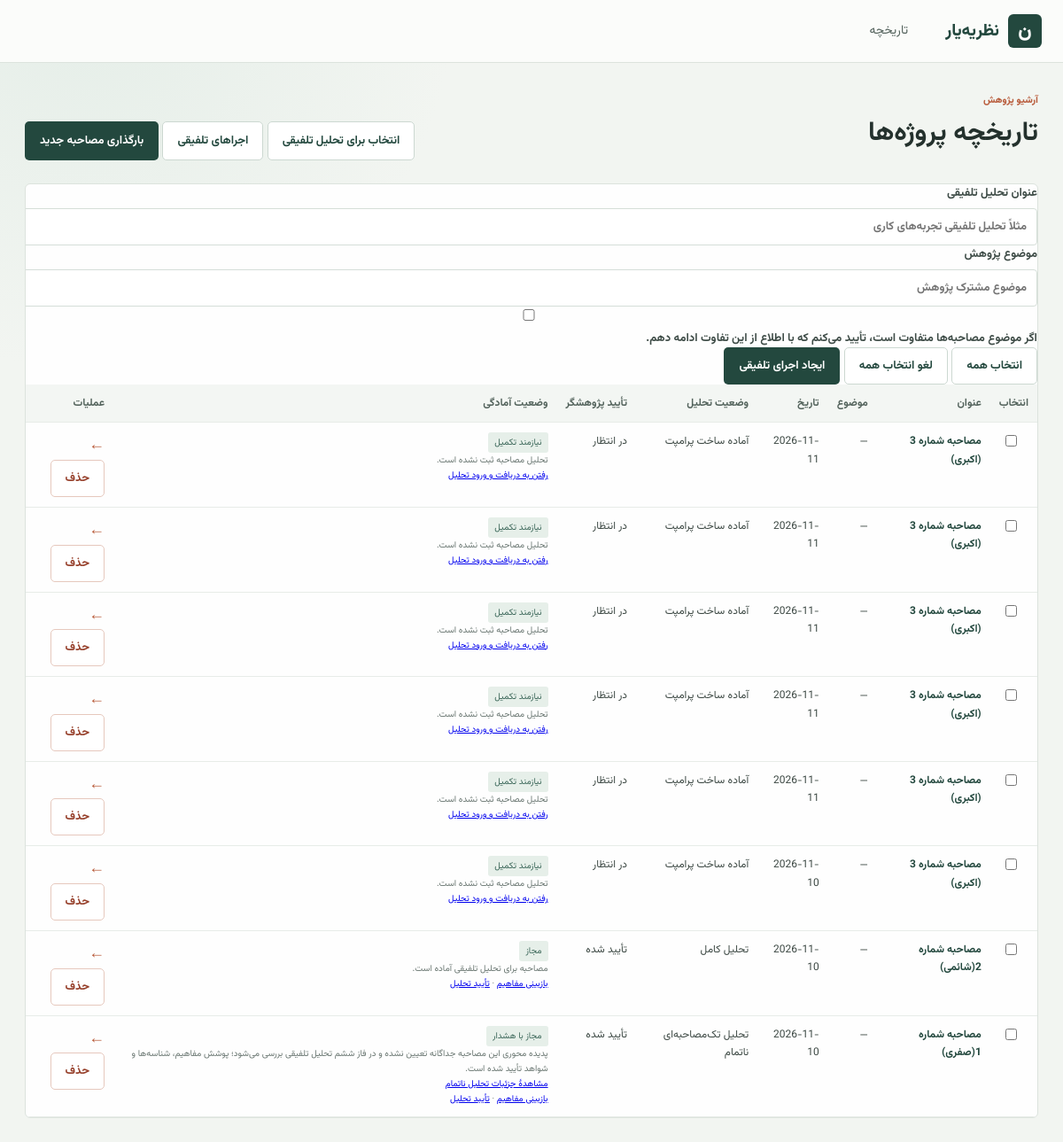
Page /projects on the earlier database version.
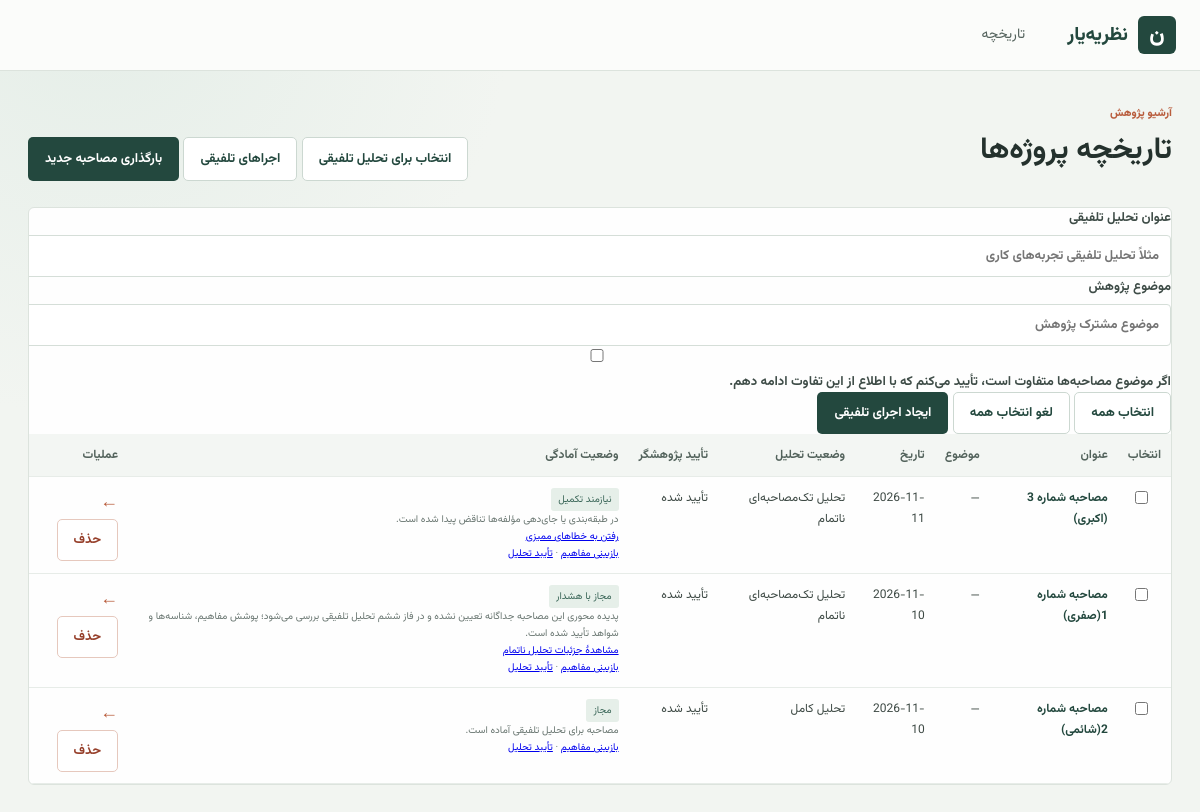
Same page on the later database version.
### tables this page shows
CREATE TABLE projects (
				project_id TEXT PRIMARY KEY,
				title TEXT NOT NULL,
				topic TEXT NOT NULL DEFAULT '',
				created_at TEXT NOT NULL,
				updated_at TEXT NOT NULL,
				source_filename TEXT NOT NULL DEFAULT '',
				paragraphs_json TEXT NOT NULL DEFAULT '[]',
				concepts_json TEXT NOT NULL DEFAULT '[]',
				analysis_json TEXT,
				raw_analysis_json TEXT,
				researcher_edits_json TEXT NOT NULL DEFAULT '{}',
				processing_issues_json TEXT NOT NULL DEFAULT '[]'
			, stage_outputs_json TEXT NOT NULL DEFAULT '{}', interview_id TEXT NOT NULL DEFAULT '');

### app/routers/projects.py (the view)
@router.get("")
def projects_page(request: Request):
	projects = list_projects()
	eligibility = {project["project_id"]: summarize_project_eligibility(project) for project in projects}
	return templates.TemplateResponse(
		request=request,
		name="projects.html",
		context={"projects": projects, "eligibility": eligibility, "selection_mode": False},
	)

### app/templates/projects.html (shortened to what this page needs)
{% extends "base.html" %}
{% block content %}
<section class="page-heading">
	<div><p class="eyebrow">آرشیو پژوهش</p><h1>تاریخچه پروژه‌ها</h1></div>
	<div class="page-actions">
		<a class="button button-secondary" href="/synthesis/select">انتخاب برای تحلیل تلفیقی</a>
		<a class="button button-secondary" href="/synthesis/runs">اجراهای تلفیقی</a>
		<a class="button button-primary" href="/">بارگذاری مصاحبه جدید</a>
	</div>
</section>
{% if projects %}
<section class="panel table-panel">
	<form method="post" action="/synthesis/runs" class="selection-form">
		<div class="selection-toolbar">
			<div class="selection-fields">
				<label>عنوان تحلیل تلفیقی
					<input type="text" name="title" value="{{ selection_form.title if selection_form else '' }}" placeholder="مثلاً تحلیل تلفیقی تجربه‌های کاری" required>
				</label>
				<label>موضوع پژوهش
					<input type="text" name="study_topic" value="{{ selection_form.study_topic if selection_form else '' }}" placeholder="موضوع مشترک پژوهش" required>
				</label>
				<label class="checkbox-field">
					<input type="checkbox" name="confirm_shared_topic" value="on" {% if selection_form and selection_form.confirm_shared_topic %}checked{% endif %}>
					<span>اگر موضوع مصاحبه‌ها متفاوت است، تأیید می‌کنم که با اطلاع از این تفاوت ادامه دهم.</span>
				</label>
			</div>
			<div class="selection-actions">
				<button type="button" class="button button-secondary" data-select-all>انتخاب همه</button>
				<button type="button" class="button button-secondary" data-clear-all>لغو انتخاب همه</button>
				<button type="submit" class="button button-primary">ایجاد اجرای تلفیقی</button>
			</div>
		</div>
		<div class="table-scroll"><table><thead><tr><th>انتخاب</th><th>عنوان</th><th>موضوع</th><th>تاریخ</th><th>وضعیت تحلیل</th><th>تأیید پژوهشگر</th><th>وضعیت آمادگی</th><th>عملیات</th></tr></thead><tbody>
		{% for project in projects %}
		{% set project_eligibility = eligibility.get(project.project_id, {'eligible': false, 'reason': 'نامشخص'}) %}
		<tr>
			<td><input type="checkbox" name="selected_ids" value="{{ project.project_id }}" data-topic="{{ project.topic or '' }}" {% if selection_form and project.project_id in selection_form.selected_ids %}checked{% endif %}></td>
			<td><a class="table-link" href="/projects/{{ project.project_id }}">{{ project.title }}</a></td>
			<td>{{ project.topic or '—' }}</td>
			<td>{{ project.created_at[:10] }}</td>
			<td>{% if project.analysis %}{% if project.analysis.analysis_status == 'complete' %}تحلیل کامل{% else %}تحلیل تک‌مصاحبه‌ای ناتمام{% endif %}{% elif project.paragraphs %}آماده ساخت پرامپت{% else %}بدون مصاحبه{% endif %}</td>
			<td>{% if (project.researcher_edits or {}).get('interview_analysis', {}).get('confirmed') %}تأیید شده{% else %}در انتظار{% endif %}</td>
			<td><span class="status-pill {% if project_eligibility.eligible and project_eligibility.status == 'مجاز' %}success{% else %}warning{% endif %}">{% if project_eligibility.eligible %}{{ project_eligibility.status }}{% else %}نیازمند تکمیل{% endif %}</span><small class="table-sub">{{ project_eligibility.reason }}</small>{% if project_eligibility.review_url %}<small class="table-sub"><a href="{{ project_eligibility.review_url }}">{{ project_eligibility.review_label or 'رفتن به بخش نیازمند تکمیل' }}</a></small>{% endif %}{% if project.analysis and project.analysis.schema_version == '2.0' %}<small class="table-sub"><a href="/results/{{ project.project_id }}/concept-review">بازبینی مفاهیم</a> · <a href="/results/{{ project.project_id }}/interview-analysis">تأیید تحلیل</a></small>{% endif %}</td>
			<td class="row-actions">
				<a class="icon-link" href="/projects/{{ project.project_id }}" aria-label="بازکردن پروژه">←</a>
				<button class="button button-danger" type="submit" formaction="/projects/{{ project.project_id }}/delete" formmethod="post" formnovalidate onclick="return confirm('این مصاحبه و اطلاعات آن از تاریخچه حذف شود؟');">حذف</button>
			</td>
		</tr>
		{% endfor %}
		</tbody></table></div>
	</form>
</section>
{% else %}<section class="panel empty-state"><strong>هنوز پروژه‌ای در تاریخچه نیست</strong><p>برای شروع، فایل مصاحبهٔ خود را بارگذاری کنید.</p><a class="button button-primary" href="/">بارگذاری فایل</a></section>{% endif %}
{% endblock %}

### app/templates/base.html (shortened to what this page needs)
<!doctype html>
<html lang="fa" dir="rtl">
<head>
  <link rel="stylesheet" href="/static/css/style.css">
</head>
<body>
  <header class="topbar">
    <a class="brand" href="/" aria-label="صفحه اصلی نظریه‌یار"><span class="brand-mark">ن</span><span>نظریه‌یار</span></a>
    <nav aria-label="ناوبری اصلی">
      <a href="/projects">تاریخچه</a>
    </nav>
  </header>
  <main class="page-shell">{% block content %}{% endblock %}</main>
</body>
</html>

### app/static/css/style.css (style rules this page uses)
:root { font-family: Vazirmatn, Tahoma, sans-serif; color: #24312d; background: #f2f5f1; font-synthesis: none; --ink: #24312d; --muted: #697671; --line: #dce3dd; --paper: #fff; --green: #37685a; --green-dark: #23483e; --green-soft: #e4eee8; --coral: #b95d3d; --gold: #d4a449; }
body { margin: 0; min-width: 320px; background: radial-gradient(circle at 8% 0%, #e5eee8 0, transparent 26rem), #f2f5f1; }
.topbar { min-height: 70px; padding: 0 max(24px, calc((100vw - 1320px) / 2)); display: flex; align-items: center; gap: 42px; background: #fbfcfa; border-bottom: 1px solid var(--line); }
.brand { display: flex; align-items: center; gap: 10px; color: var(--green-dark); text-decoration: none; font-size: 19px; font-weight: 800; }
.brand-mark { display: grid; place-items: center; width: 38px; aspect-ratio: 1; background: var(--green-dark); color: #fff; border-radius: 6px; font-size: 22px; }
.topbar nav { display: flex; align-items: center; gap: 26px; }
.topbar nav a { color: #53625c; font-size: 14px; text-decoration: none; }
.page-shell { max-width: 1320px; margin: 0 auto; padding: 34px 28px 80px; }
h1, h2, h3, p { margin-top: 0; }
h1 { margin-bottom: 9px; font-size: 30px; line-height: 1.4; }
.page-heading { display: flex; justify-content: space-between; align-items: end; gap: 24px; margin-bottom: 26px; }
.eyebrow { margin-bottom: 8px; color: var(--coral); font-size: 11px; font-weight: 800; letter-spacing: 0; }
.button { display: inline-flex; min-height: 42px; align-items: center; justify-content: center; gap: 9px; padding: 0 16px; border: 1px solid transparent; border-radius: 5px; font: inherit; font-size: 13px; font-weight: 700; text-decoration: none; cursor: pointer; transition: background .15s, border-color .15s, transform .15s; }
.button-primary { background: var(--green-dark); color: white; }
.button-secondary { border-color: #ccd8d1; background: #fff; color: var(--green-dark); }
.button-danger { border-color: #e6c8bd; background: #fff; color: #963f2a; }
.panel { padding: 22px; border: 1px solid var(--line); border-radius: 6px; background: rgba(255,255,255,.94); }
label { display: grid; gap: 7px; color: #3e4c47; font-size: 13px; font-weight: 700; }
input, textarea, select { width: 100%; min-width: 0; padding: 10px 11px; border: 1px solid #d5ded8; border-radius: 4px; background: #fff; color: var(--ink); font: inherit; font-size: 13px; }
.row-arrow, .icon-link { color: var(--coral); }
.table-scroll { overflow-x: auto; }
table { width: 100%; border-collapse: collapse; text-align: right; }
th, td { padding: 11px 10px; border-bottom: 1px solid #e7ece8; vertical-align: top; font-size: 12px; line-height: 1.7; }
th { background: #f3f6f3; color: #53635c; font-weight: 700; white-space: nowrap; }
td { color: #3d4944; }
.table-panel { padding: 0; overflow: hidden; }
.table-link { color: var(--green-dark); font-weight: 700; text-decoration: none; }
.table-sub { display: block; color: var(--muted); font-size: 10px; }
.status-pill { display: inline-flex; padding: 3px 7px; border-radius: 3px; background: #e6efe9; color: #3a6658; font-size: 10px; }
.icon-link { font-size: 18px; text-decoration: none; }

Differences in the rows shown:
removed projects: title "مصاحبه شماره 3 (اکبری)", topic "—", created_at "2026-11-11", shows "آماده ساخت پرامپت", shows "در انتظار", shows "نیازمند تکمیل", reason "تحلیل مصاحبه ثبت نشده است.", review_label "رفتن به دریافت و ورود تحلیل"
removed projects: title "مصاحبه شماره 3 (اکبری)", topic "—", created_at "2026-11-11", shows "آماده ساخت پرامپت", shows "در انتظار", shows "نیازمند تکمیل", reason "تحلیل مصاحبه ثبت نشده است.", review_label "رفتن به دریافت و ورود تحلیل"
removed projects: title "مصاحبه شماره 3 (اکبری)", topic "—", created_at "2026-11-11", shows "آماده ساخت پرامپت", shows "در انتظار", shows "نیازمند تکمیل", reason "تحلیل مصاحبه ثبت نشده است.", review_label "رفتن به دریافت و ورود تحلیل"
removed projects: title "مصاحبه شماره 3 (اکبری)", topic "—", created_at "2026-11-11", shows "آماده ساخت پرامپت", shows "در انتظار", shows "نیازمند تکمیل", reason "تحلیل مصاحبه ثبت نشده است.", review_label "رفتن به دریافت و ورود تحلیل"
removed projects: title "مصاحبه شماره 3 (اکبری)", topic "—", created_at "2026-11-11", shows "آماده ساخت پرامپت", shows "در انتظار", shows "نیازمند تکمیل", reason "تحلیل مصاحبه ثبت نشده است.", review_label "رفتن به دریافت و ورود تحلیل"
removed projects: title "مصاحبه شماره 3 (اکبری)", topic "—", created_at "2026-11-10", shows "آماده ساخت پرامپت", shows "در انتظار", shows "نیازمند تکمیل", reason "تحلیل مصاحبه ثبت نشده است.", review_label "رفتن به دریافت و ورود تحلیل"
added projects: title "مصاحبه شماره 3 (اکبری)", topic "—", created_at "2026-11-11", shows "تحلیل تک‌مصاحبه‌ای ناتمام", shows "تأیید شده", shows "نیازمند تکمیل", reason "در طبقه‌بندی یا جای‌دهی مؤلفه‌ها تناقض پیدا شده است.", review_label "رفتن به خطاهای ممیزی"
changed projects "مصاحبه شماره 1(صفری)": moves up the list
